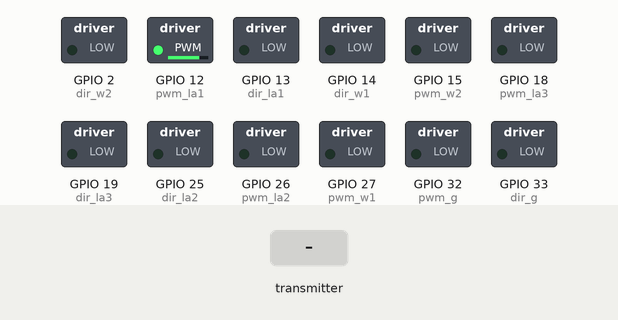
Bench run of a sketch on a simulated ESP32. Shown: switched loads named in the sketch (green lamp = pin HIGH). The inputs (shaded band) are chosen by the test bench. What the sketch prints to the serial monitor is not drawn.

Above: at 1.2 s.
1.3 s: the transmitter starts sending joystick1_x = 1024
At 1.7 s:
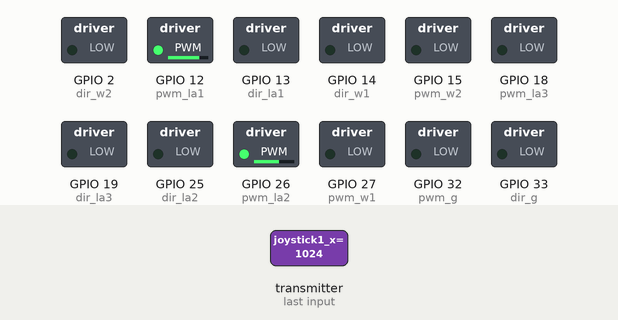
2.8 s: the transmitter starts sending joystick2_x = 1024
At 3.2 s:
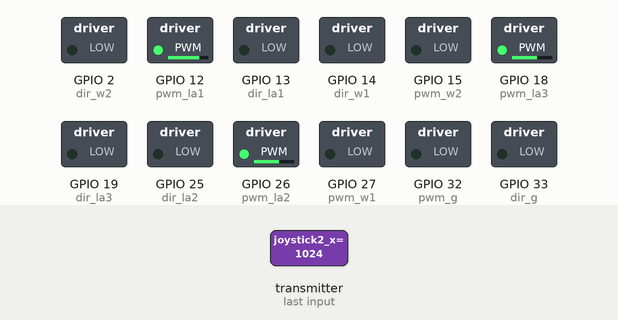
4.3 s: the transmitter starts sending joystick3_x = 1024
At 5.5 s:
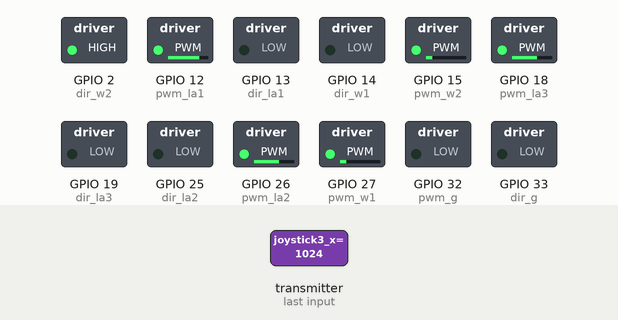
5.8 s: the transmitter starts sending joystick1_y = 1024
At 6.7 s:
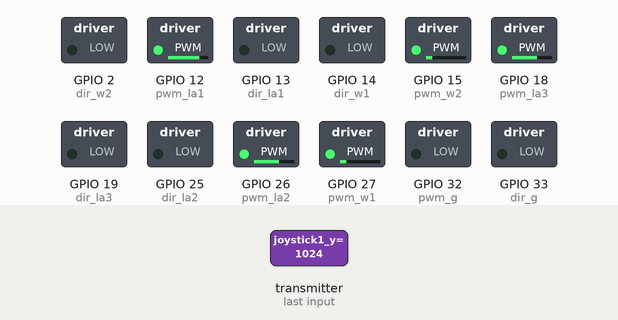
7.3 s: the transmitter starts sending joystick2_y = 1024
At 8.3 s:
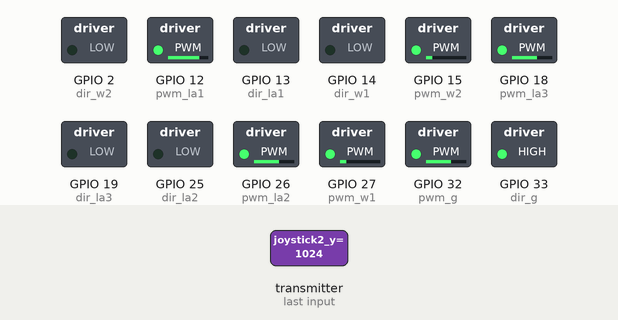
8.8 s: the transmitter starts sending joystick3_y = 1024
At 9.5 s:
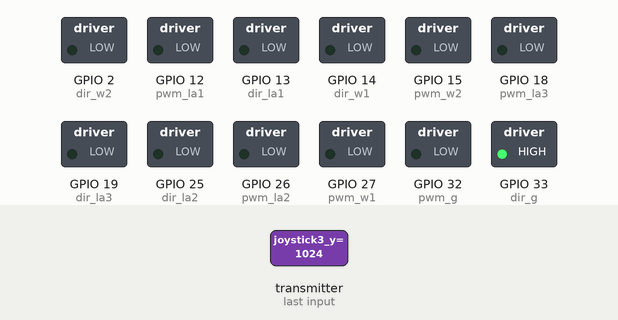
Timing chart, 0 to 11.3 s (numbered marks = the images above; inputs shaded):
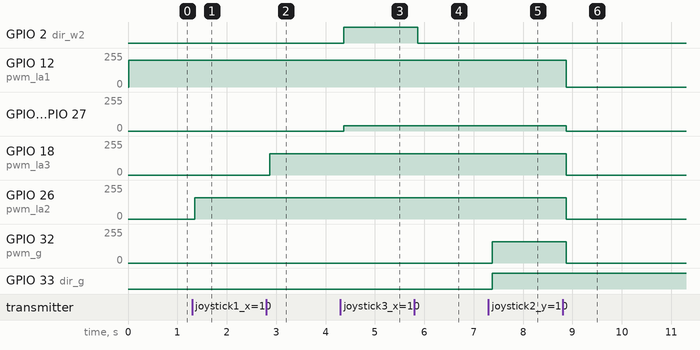

Measured:
- after the input at 1.3 s, GPIO 26 (pwm_la2): 0/255 → 159/255 after 0.05 s
- after the input at 2.8 s, GPIO 18 (pwm_la3): 0/255 → 159/255 after 0.07 s
- after the input at 4.3 s, GPIO 2 (dir_w2): LOW → HIGH after 0.07 s; GPIO 15 (pwm_w2), GPIO 27 (pwm_w1): 0/255 → 40/255 after 0.07 s
- after the input at 5.8 s, GPIO 2 (dir_w2): HIGH → LOW after 0.07 s
- after the input at 7.3 s, GPIO 32 (pwm_g): 0/255 → 159/255 after 0.08 s; GPIO 33 (dir_g): LOW → HIGH after 0.08 s
- after the input at 8.8 s, GPIO 12 (pwm_la1): 199/255 → 0/255 after 0.08 s; GPIO 15 (pwm_w2), GPIO 27 (pwm_w1): 40/255 → 0/255 after 0.08 s; GPIO 18 (pwm_la3), GPIO 26 (pwm_la2), GPIO 32 (pwm_g): 159/255 → 0/255 after 0.08 s

The sketch:

Receiver_Connected_Arm.ino
```cpp
#include <esp_now.h>
#include <WiFi.h>

#define CHANNEL 1

int dir_la1=13; //la 1
int dir_la2=25; //la 2
int dir_la3=19; //la 3
int pwm_la1=12; //la 1
int pwm_la2=26; //la 2
int pwm_la3=18; //la 3
//wrist
int pwm_w1=27;
int dir_w1=14;
int pwm_w2=15;
int dir_w2=2;
//gripper
int pwm_g=32;
int dir_g=33;
int freq = 4000;
int res = 8;
int pwm=160;
int pwm_ef=40;
char cmd;


// Define the structure
struct controllerData {
  int joystick1_x;
  int joystick1_y;
  int Button1;

  int joystick2_x;
  int joystick2_y;
  int Button2;

  int joystick3_x;
  int joystick3_y;
  int Button3;

  int slide1;
  int slide2;
};

// Variable to hold received data
controllerData receivedPayload;


void setup() {

  Serial.begin(115200);

  WiFi.mode(WIFI_AP);
  WiFi.softAP("RX_1", "RX_1_Password", CHANNEL, 0);

  if (esp_now_init() != ESP_OK) {
    Serial.println("Error initializing ESP-NOW");
    return;
  }

   //linear actuators
  pinMode(dir_la1,OUTPUT);
  pinMode(pwm_la1,OUTPUT);
  pinMode(dir_la2,OUTPUT);
  pinMode(pwm_la2,OUTPUT);
  pinMode(dir_la3,OUTPUT);
  pinMode(pwm_la3,OUTPUT);
  //wrist motors
  pinMode(pwm_w1,OUTPUT);
  pinMode(dir_w1,OUTPUT);
  pinMode(pwm_w2,OUTPUT);
  pinMode(dir_w2,OUTPUT);
  //gripper
  pinMode(pwm_g,OUTPUT);
  pinMode(dir_g,OUTPUT);
  //pwm channels
  ledcAttach(pwm_la1,freq,res);
  ledcAttach(pwm_la2,freq,res);
  ledcAttach(pwm_la3,freq,res);
  ledcAttach(pwm_w1,freq,res);
  ledcAttach(pwm_w2,freq,res);
  ledcAttach(pwm_g,freq,res);

     // Register callback to receive data
  esp_now_register_recv_cb(OnDataRecv);
}

void loop()
{
   // Print received payload data
    Serial.print("Joystick1 X: "); Serial.print(receivedPayload.joystick1_x);
    Serial.print(", Joystick1 Y: "); Serial.print(receivedPayload.joystick1_y);
    Serial.print(", button1: "); Serial.println(receivedPayload.Button1);

    Serial.print("Joystick2 X: "); Serial.print(receivedPayload.joystick2_x);
    Serial.print(", Joystick2 Y: "); Serial.print(receivedPayload.joystick2_y);
    Serial.print(", button2: "); Serial.println(receivedPayload.Button2);

    Serial.print("Joystick3 X: "); Serial.print(receivedPayload.joystick3_x);
    Serial.print(", Joystick3 Y: "); Serial.print(receivedPayload.joystick3_y);
    Serial.print(", button3: "); Serial.println(receivedPayload.Button3);

    Serial.print("slide switch 1: "); Serial.println(receivedPayload.slide1);
    Serial.print("slide switch 2: "); Serial.println(receivedPayload.slide2);

    Serial.println("  ");
    Serial.println("  ");
    Serial.println("  ");

  if ((receivedPayload.joystick1_x >= 0) && (receivedPayload.joystick1_x < 400)) cmd = 'g';
  else if ((receivedPayload.joystick1_x > 2600) && (receivedPayload.joystick1_x <= 4095)) cmd = 't';
  else if ((receivedPayload.joystick2_x >= 0) && (receivedPayload.joystick2_x < 400)) cmd = 'h';
  else if ((receivedPayload.joystick2_x > 2600) && (receivedPayload.joystick2_x <= 4095)) cmd = 'y';
  else if ((receivedPayload.joystick3_x >= 0) && (receivedPayload.joystick3_x < 400)) cmd = 'j';
  else if ((receivedPayload.joystick3_x > 2600) && (receivedPayload.joystick3_x <= 4095)) cmd = 'u';
  else if ((receivedPayload.joystick1_y >= 0) && (receivedPayload.joystick1_y < 400)) cmd = 'a';
  else if ((receivedPayload.joystick1_y > 2600) && (receivedPayload.joystick1_y <= 4095)) cmd = 'd';
  else if ((receivedPayload.joystick2_y >= 0) && (receivedPayload.joystick2_y < 400)) cmd = 's';
  else if ((receivedPayload.joystick2_y > 2600) && (receivedPayload.joystick2_y <= 4095)) cmd = 'w';
  else if ((receivedPayload.joystick3_y >= 0) && (receivedPayload.joystick3_y < 400)) cmd = 'r';
  else if ((receivedPayload.joystick3_y > 2600) && (receivedPayload.joystick3_y <= 4095)) cmd = 'f';
  else cmd = 'x';


/*
  if (receivedPayload.joystick1_x < 400) cmd = 'g';
  else if (receivedPayload.joystick1_x > 2600) cmd = 't';
  else if (receivedPayload.joystick2_x < 400) cmd = 'h';
  else if (receivedPayload.joystick2_x > 2600) cmd = 'y';
  else if (receivedPayload.joystick3_x < 400) cmd = 'j';
  else if (receivedPayload.joystick3_x > 2600) cmd = 'u';
  else if (receivedPayload.joystick1_y < 400) cmd = 'a';
  else if (receivedPayload.joystick1_y > 2600) cmd = 'd';
  else if (receivedPayload.joystick2_y < 400) cmd = 's';
  else if (receivedPayload.joystick2_y > 2600) cmd = 'w';
  else if (receivedPayload.joystick3_y < 400) cmd = 'r';
  else if (receivedPayload.joystick3_y > 2600) cmd = 'f';
  else cmd = 'x';

  */

  switch(cmd){
    case('r'):
      Serial.println("r");
      digitalWrite(dir_g,HIGH);
      ledcWrite(pwm_g,pwm);
      break;

    case('f'):
      Serial.println("f");
      digitalWrite(dir_g,LOW);
      ledcWrite(pwm_g,pwm);
      break;

    case('t'):
      Serial.println("t");
      digitalWrite(dir_la1,HIGH);
      ledcWrite(pwm_la1,200);
      break;

    case('g'):
      Serial.println("g");
      digitalWrite(dir_la1,LOW);
      ledcWrite(pwm_la1,200);
      break;

    case('y'):
      Serial.println("y");
      digitalWrite(dir_la2,HIGH);
      ledcWrite(pwm_la2,pwm);
      break;

    case('h'):
      Serial.println("h");
      digitalWrite(dir_la2,LOW);
      ledcWrite(pwm_la2,pwm);
      break;

    case('u'):
      Serial.println("u");
      digitalWrite(dir_la3,HIGH);
      ledcWrite(pwm_la3,pwm);
      break;

    case('j'):
      Serial.println("j");
      digitalWrite(dir_la3,LOW);
      ledcWrite(pwm_la3,pwm);
      break;

    case('w'):
      Serial.println("w");
      digitalWrite(dir_w1,HIGH);
      digitalWrite(dir_w2,HIGH);
      ledcWrite(pwm_w1, pwm_ef);
      ledcWrite(pwm_w2, pwm_ef);
      break;

    case('s'):
      Serial.println("s");
      digitalWrite(dir_w1,LOW);
      digitalWrite(dir_w2,LOW);
      ledcWrite(pwm_w1, pwm_ef);
      ledcWrite(pwm_w2, pwm_ef);
      break;

    case('a'):
      Serial.println("a");
      digitalWrite(dir_w1,LOW);
      digitalWrite(dir_w2,HIGH);
      ledcWrite(pwm_w1, pwm_ef);
      ledcWrite(pwm_w2, pwm_ef);
      break;

    case('d'):
      Serial.println("d");
      digitalWrite(dir_w1, HIGH);
      digitalWrite(dir_w2,LOW);
      ledcWrite(pwm_w1, pwm_ef);
      ledcWrite(pwm_w2, pwm_ef);
      break;

    case('x'):
      Serial.println("x");
      ledcWrite(pwm_la1, 0);
      ledcWrite(pwm_la2, 0);
      ledcWrite(pwm_la3, 0);
      ledcWrite(pwm_w1, 0);
      ledcWrite(pwm_w2, 0);
      ledcWrite(pwm_g,0);
      break;
  }
  delay(20);
}


// Callback function to handle received data
void OnDataRecv(const esp_now_recv_info *recv_info, const uint8_t *data, int data_len) {
  memcpy(&receivedPayload, data, sizeof(receivedPayload));
  Serial.println("Data received:");
  Serial.print("MAC Address: ");
  for (int i = 0; i < 6; ++i) {
    Serial.print(recv_info->src_addr[i], HEX);
    if (i < 5) Serial.print(":");
  }
  Serial.println();
}
```
